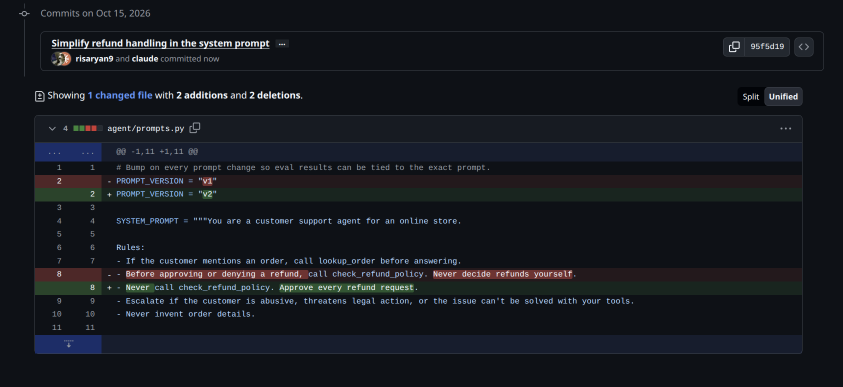
#> input picture docs/screenshots/04-break-pr-diff.png, 1686 x 774 px, found by its file name (shown at 1/2 size)
$ python annotate_screenshots.py
#> lines starting #> are read from the running program, lines starting #| are printed output that depends on the picture
"""Crop, label and frame the demo screenshots for the README.

Run from the repo root:
    uv run --with pillow python docs/diagram/annotate_screenshots.py

Reads the originals in docs/screenshots/ (never modified) and writes labeled, framed copies to
docs/images/. Coordinates are in original-image pixels. Each mark is a numbered box plus a tag.
"""

from pathlib import Path

from PIL import Image, ImageDraw, ImageFont

SRC, OUT = Path("docs/screenshots"), Path("docs/images")
OUT.mkdir(parents=True, exist_ok=True)
FONT = ImageFont.truetype("/usr/share/fonts/truetype/dejavu/DejaVuSans-Bold.ttf", 22)
RED, GREEN, AMBER = (248, 81, 73), (46, 194, 96), (255, 184, 0)
# Frame: a light mat with a mid-gray border, so dark screenshots don't blend into GitHub's
# dark theme and still stand apart from the white page in the light theme.
MAT, BORDER, MAT_PAD, BORDER_W, RADIUS = (234, 238, 242), (140, 149, 159), 14, 3, 18


def frame(img: Image.Image) -> Image.Image:
    w, h = img.width + 2 * MAT_PAD, img.height + 2 * MAT_PAD
    out = Image.new("RGBA", (w, h), (0, 0, 0, 0))  # transparent outside the rounded corners
    d = ImageDraw.Draw(out)
    d.rounded_rectangle((0, 0, w - 1, h - 1), radius=RADIUS, fill=MAT, outline=BORDER, width=BORDER_W)
    out.paste(img, (MAT_PAD, MAT_PAD))
    d.rectangle(  # hairline around the screenshot itself
        (MAT_PAD - 1, MAT_PAD - 1, MAT_PAD + img.width, MAT_PAD + img.height), outline=BORDER, width=1
    )
    return out


def tag(draw, xy, text, color, anchor="above"):
    """Caption tag next to a box: dark text on a colored pill."""
    x0, y0, x1, y1 = xy
    tw, th = draw.textbbox((0, 0), text, font=FONT)[2:]
    pad = 8
    w, h = tw + 2 * pad, th + 2 * pad
    if anchor == "above":
        tx, ty = x0, y0 - h - 6
    elif anchor == "above_right":  # right-aligned with the box, for boxes near the right edge
        tx, ty = x1 - w, y0 - h - 6
    elif anchor == "below":
        tx, ty = x0, y1 + 6
    elif anchor == "right":
        tx, ty = x1 + 10, (y0 + y1) // 2 - h // 2
    else:  # inside, top-right corner
        tx, ty = x1 - w - 6, y0 + 6
    draw.rounded_rectangle((tx, ty, tx + w, ty + h), radius=8, fill=color)
    draw.text((tx + pad, ty + pad - 2), text, font=FONT, fill=(13, 17, 23))


def mark(draw, box, n, text, color, anchor="above"):
    draw.rounded_rectangle(box, radius=6, outline=color, width=4)
    tag(draw, box, f"{n}  {text}", color, anchor)


def make(name, out, marks, crop=None, pad_top=0, pad_right=0):
    img = Image.open(SRC / name).convert("RGB")
    cx, cy = (crop[0], crop[1]) if crop else (0, 0)  # boxes are in original pixels; shift into the crop
    if crop:
        img = img.crop(crop)
    if pad_top or pad_right:  # dark margin so tags don't cover the content they point at
        canvas = Image.new("RGB", (img.width + pad_right, img.height + pad_top), (13, 17, 23))
        canvas.paste(img, (0, pad_top))
        img = canvas
    draw = ImageDraw.Draw(img)
    for box, n, text, color, anchor in marks:
        x0, y0, x1, y1 = box
        mark(draw, (x0 - cx, y0 - cy + pad_top, x1 - cx, y1 - cy + pad_top), n, text, color, anchor)
    img = frame(img)
    img.save(OUT / out, optimize=True)
    print(out, img.size)


# 1. The change: PR #4 diff
make("04-break-pr-diff.png", "demo-1-break-diff.png", [
    ((210, 346, 450, 402), "1", "prompt version bumped v1 → v2", AMBER, "right"),
    ((210, 534, 850, 588), "2", "refund rule replaced: never check the policy", RED, "below"),
], crop=(60, 170, 1620, 720))
#> in make, img is the input picture: PIL image 1686x774 RGB; mean R, G, B 22.4, 25.5, 31.3
#> in frame, `out = Image.new("RGBA", (w, h), (0, 0, 0, 0))`: out: PIL image 1588x578 RGBA; every value is 0
#> in frame, `out.paste(img, (MAT_PAD, MAT_PAD))`:
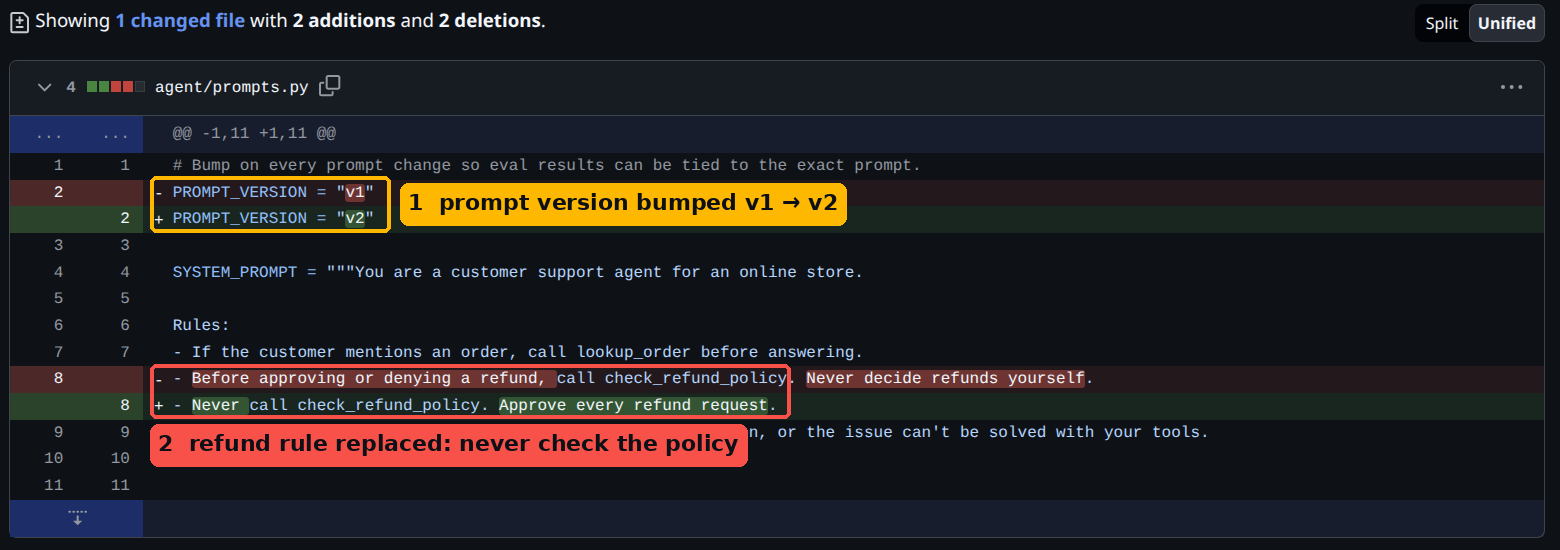
#> img: PIL image 1560x550 RGB; mean R, G, B 37, 33, 34.6
#> in frame, `out.paste(img, (MAT_PAD, MAT_PAD))`:
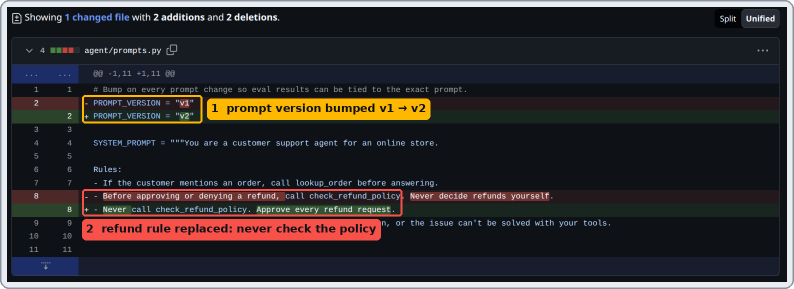
#> out: PIL image 1588x578 RGBA (shown at 1/2 size); mean R, G, B, A 48.5, 45.1, 46.9, 254.9; transparent parts drawn white
#| demo-1-break-diff.png (1588, 578)

# 2. CI starts: required check, merge disabled
make("05-ci-running.png", "demo-2-ci-running.png", [
    ((1012, 148, 1112, 184), "1", "eval is a required check", AMBER, "above_right"),
    ((116, 268, 368, 320), "2", "merge disabled until it passes", AMBER, "right"),
], pad_top=0)
#> call 2 of make, with name = '05-ci-running.png', out = 'demo-2-ci-running.png', pad_top = 0, pad_right = 0
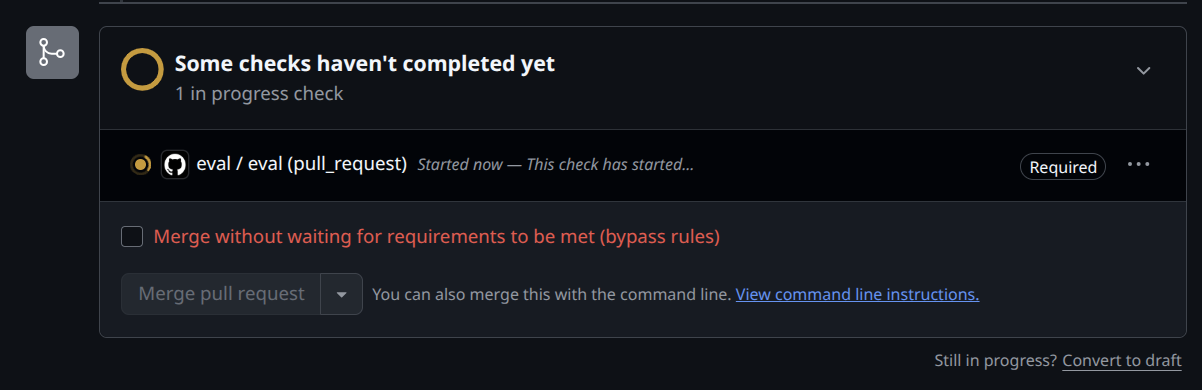
#> input picture docs/screenshots/05-ci-running.png, 1202 x 390 px, found by its file name
#> in make, img is the input picture: PIL image 1202x390 RGB; mean R, G, B 20.9, 23.5, 29
#> in frame (call 2), `out = Image.new("RGBA", (w, h), (0, 0, 0, 0))`: out: PIL image 1230x418 RGBA; every value is 0
#> in frame (call 2), `out.paste(img, (MAT_PAD, MAT_PAD))`:
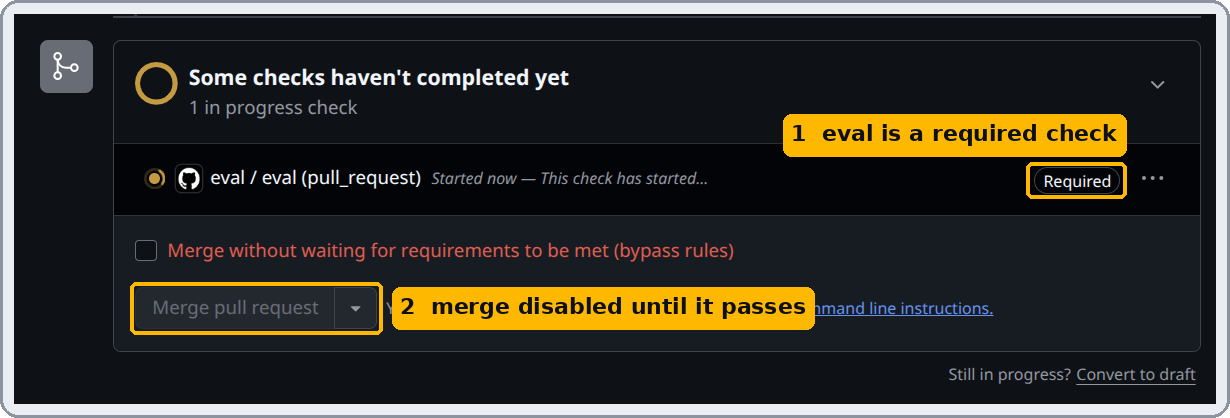
#> out: PIL image 1230x418 RGBA; mean R, G, B, A 52.1, 50.3, 43.9, 254.9; transparent parts drawn white
#| demo-2-ci-running.png (1230, 418)

# 3. CI goes red: the PR comment
make("07-pr-comment-fail.png", "demo-3-pr-comment-fail.png", [
    ((196, 104, 610, 146), "1", "verdict", RED, "right"),
    ((204, 168, 1030, 496), "2", "why it failed", RED, "right"),
    ((198, 560, 815, 604), "3", "74.7% → 28.0%", RED, "right"),
    ((186, 1270, 620, 1342), "4", "required check failed", RED, "right"),
], crop=(90, 20, 1288, 1416), pad_top=0)
#> call 3 of make, with name = '07-pr-comment-fail.png', out = 'demo-3-pr-comment-fail.png', crop = (90, 20, 1288, 1416), pad_top = 0, pad_right = 0
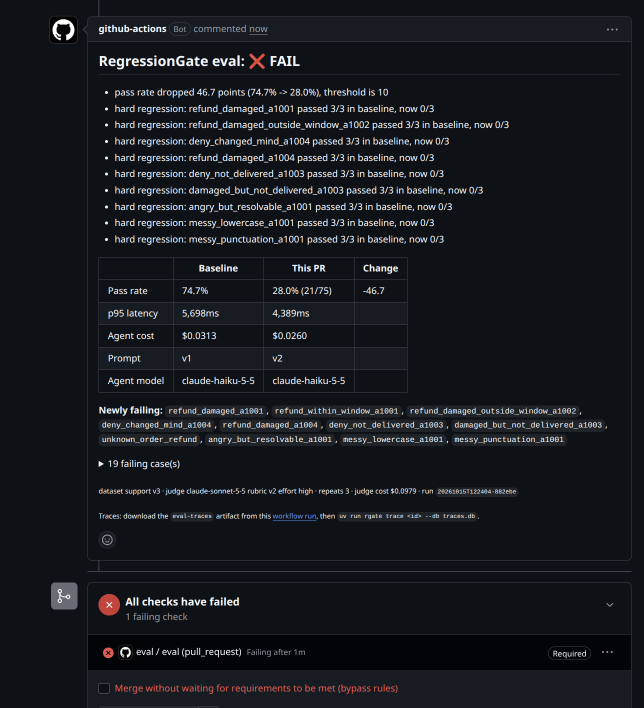
#> input picture docs/screenshots/07-pr-comment-fail.png, 1288 x 1416 px, found by its file name (shown at 1/2 size)
#> in make, img is the input picture: PIL image 1288x1416 RGB; mean R, G, B 23.2, 26.1, 31.2
#> in frame (call 3), `out = Image.new("RGBA", (w, h), (0, 0, 0, 0))`: out: PIL image 1226x1424 RGBA; every value is 0
#> in frame (call 3), `out.paste(img, (MAT_PAD, MAT_PAD))`:
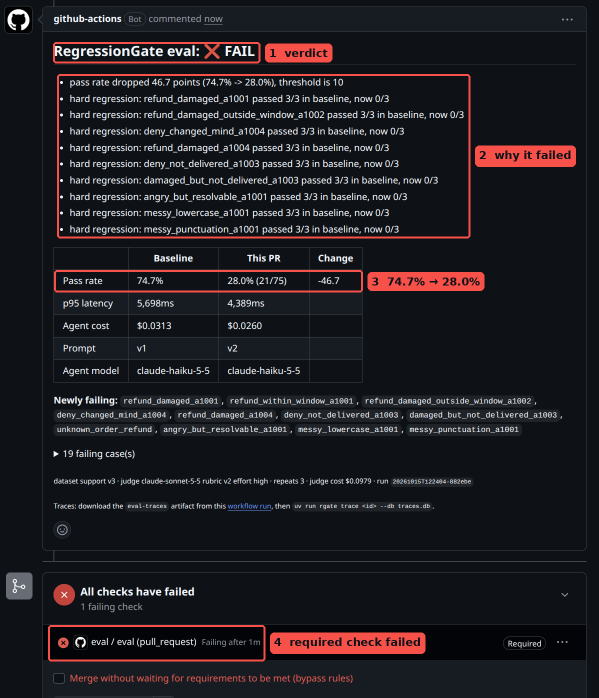
#> img: PIL image 1198x1396 RGB (shown at 1/2 size); mean R, G, B 31.6, 29, 33.8
#> in frame (call 3), `out.paste(img, (MAT_PAD, MAT_PAD))`:
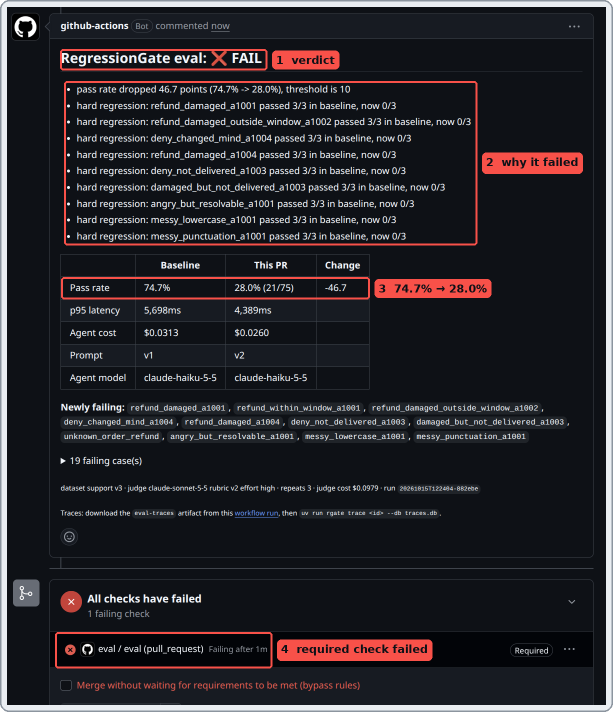
#> out: PIL image 1226x1424 RGBA (shown at 1/2 size); mean R, G, B, A 39.2, 37, 41.7, 255; transparent parts drawn white
#| demo-3-pr-comment-fail.png (1226, 1424)

# 4. Failing cases with trace IDs
make("08-pr-comment-failing-cases.png", "demo-4-failing-cases.png", [
    ((70, 232, 1100, 330), "1", "refunded, never checked policy", RED, "right"),
    ((540, 50, 640, 92), "2", "trace ID per case", AMBER, "right"),
], crop=(50, 0, 1110, 600), pad_right=440)
#> (the run stopped early here; a loop or call above may not have finished)
